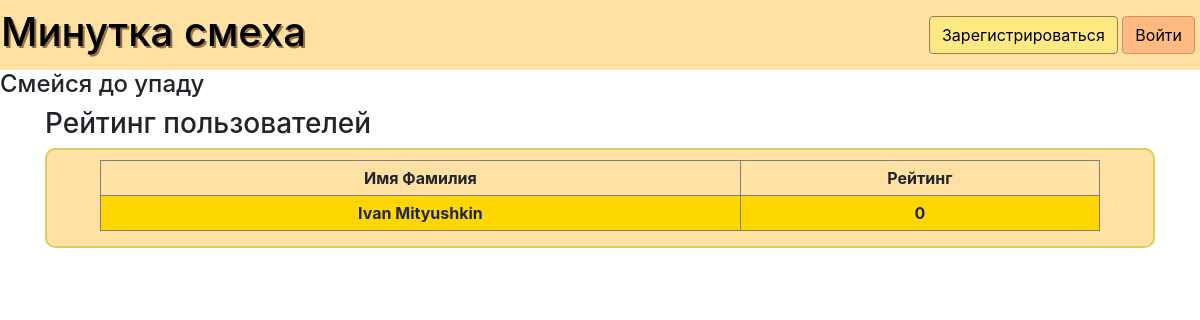
Page /rating on the earlier database version.
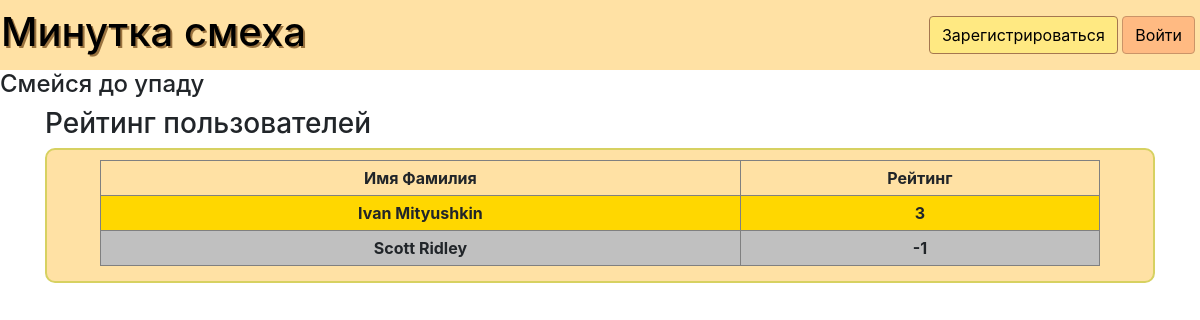
Same page on the later database version.
### data/users.py (models this page shows, shortened)
class User(SqlAlchemyBase, UserMixin):
    __tablename__ = 'Users'
    id = sqlalchemy.Column(sqlalchemy.Integer,
                           primary_key=True, autoincrement=True)
    login = sqlalchemy.Column(sqlalchemy.String, unique=True)
    surname = sqlalchemy.Column(sqlalchemy.String)
    name = sqlalchemy.Column(sqlalchemy.String)
    admin = sqlalchemy.Column(sqlalchemy.Boolean)
    hashed_password = sqlalchemy.Column(sqlalchemy.String)
    modified_date = sqlalchemy.Column(sqlalchemy.DateTime,
                                      default=datetime.datetime.now)
    rating = sqlalchemy.Column(sqlalchemy.Integer, default=0)
    anecdoties = orm.relation('Anecdotiy', back_populates='creator')

### main.py (the view)
@app.route('/rating')
def rating():
    db_sess = db_session.create_session()
    users = db_sess.query(User).all()
    users.sort(key=lambda x: x.rating, reverse=True)
    return render_template('rating.html', title='Рейтинг пользователей', users=users)

### data/db_session.py (called while the page is built)
def create_session() -> Session:
    global __factory
    return __factory()

### templates/rating.html
{% extends "base.html" %}
{% block content %}
<h3>Рейтинг пользователей</h3>
<div class="form">
<table border="1" width="1000" cellpadding="5" style="margin-bottom: 10px; margin-top: 5px;">
    <tr>
        <th>Имя Фамилия</th>
        <th>Рейтинг</th>
    </tr>
    {% for user in users%}
    {% if loop.index == 1 %}
    <tr style="background-color: gold;">
        <th>{{user.name}} {{user.surname}}</th>
        <th>{{user.rating}}</th>
    </tr>
    {% elif loop.index == 2%}
    <tr style="background-color: silver;">
        <th>{{user.name}} {{user.surname}}</th>
        <th>{{user.rating}}</th>
    </tr>
    {% elif loop.index == 3%}
    <tr style="background-color: #cd7f32;">
        <th>{{user.name}} {{user.surname}}</th>
        <th>{{user.rating}}</th>
    </tr>
    {%else%}
    <tr>
        <th>{{user.name}} {{user.surname}}</th>
        <th>{{user.rating}}</th>
    </tr>
    {%endif%}
    {%endfor%}
</table>
</div>
{% endblock %}

### templates/base.html (shortened to what this page needs)
<!DOCTYPE html>
<html lang="en">
<head>
    <link rel="stylesheet" href="https://stackpath.bootstrapcdn.com/bootstrap/4.2.1/css/bootstrap.min.css"
>
    <link href="{{ url_for('static', filename='css/style.css') }}" rel="stylesheet">
</head>
<header style="height:70px; width: auto;">
    <table width="100%" height=70>
        <tr>
            <td class='{%  if current_user.is_authenticated %} auth {% else%} not_auth {% endif %}' class='header_td'>
                <h1 class="header"  right='5px' style='text-shadow: 2px 2px rgb(153, 114, 63)'>Минутка смеха</h1>
            </td>
            <td style="text-align: right; padding-right: 5px;">
                <nav class='login_buttons' style="height: 70px;">
                    {% if current_user.is_authenticated %}
                    <a class="navbar-brand" style="color: black; font-size: 2rem;" href="/logout">{{ current_user.name }}</a>
                    {% else %}
                    <p>
                        <a class="btn btn-primary " style="margin-top: 15px" href="/register">Зарегистрироваться</a>
                        <a class="btn btn-success" style="margin-top: 15px" href="/login">Войти</a>
                    </p>
                    {% endif %}
                </nav>
            </td>
        </tr>
    </table>
</header>
<body>
<h4>Смейся до упаду</h4>
<main role="main" class="container">
    {% block content %}{% endblock %}
</main>
</body>
</html>

### static/css/style.css (style rules this page uses)
table { margin: auto; }
h3 { text-align: left; }
div.form { margin-left: auto; margin-right: auto; background-color:#FFE1A4; text-align: left; padding: 5px; border-radius: 10px; border-color: #D7D161; border: 2px solid #D7D161 }
.btn-primary { background-color: #FFE982; border-color: #a57650; color: black; }
.btn-success { background-color: #FFBA82; border-color: #ca9468; color: black; }
p { margin-top: auto; }
th { text-align: center; }
td { text-align: center; }
h1.header { color: black; }
nav.login_buttons { right: 5px; top: 5px; }
a { text-decoration: none; }
header { background-color: #FFE1A4; }
body { background-color: white; }
.not_auth { width: 70%; text-align: left; }

Differences in the rows shown:
changed User "Ivan": rating "0" → "3"
added User: name "Scott", surname "Ridley", rating "-1"
